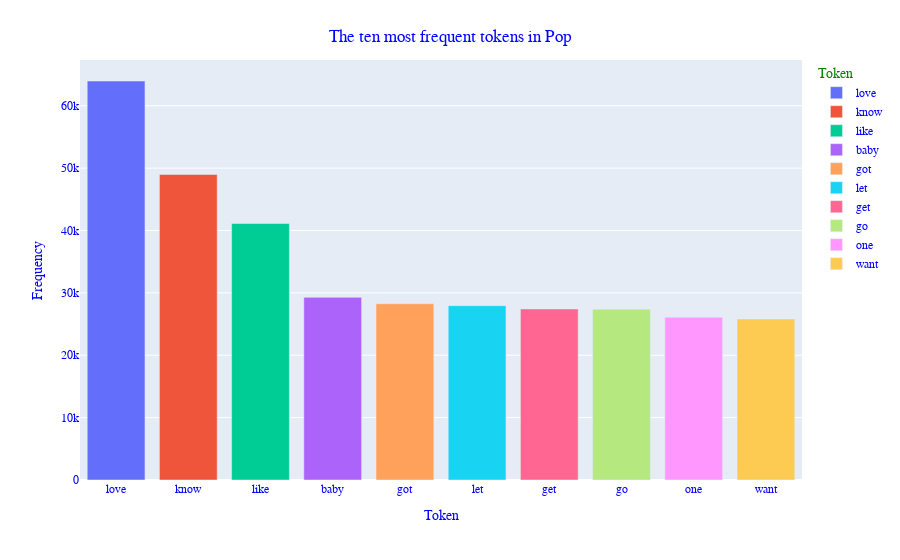
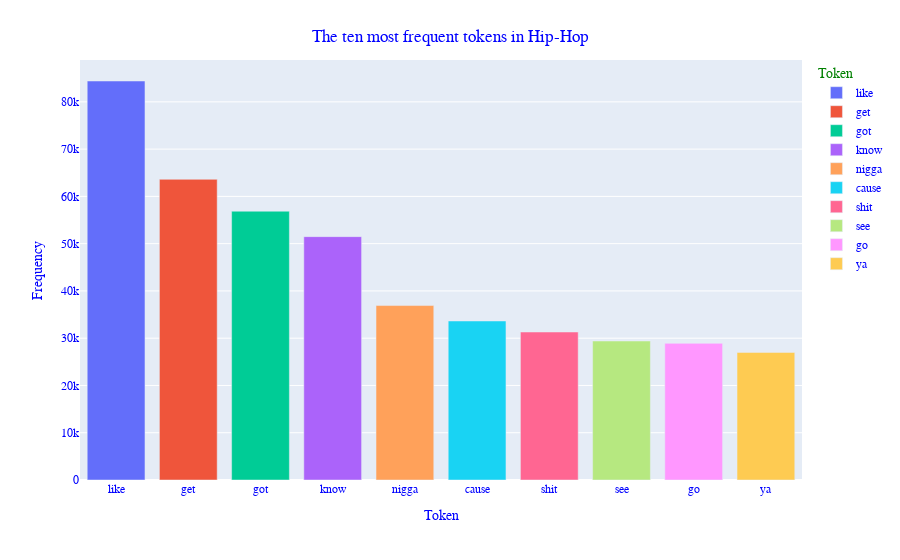
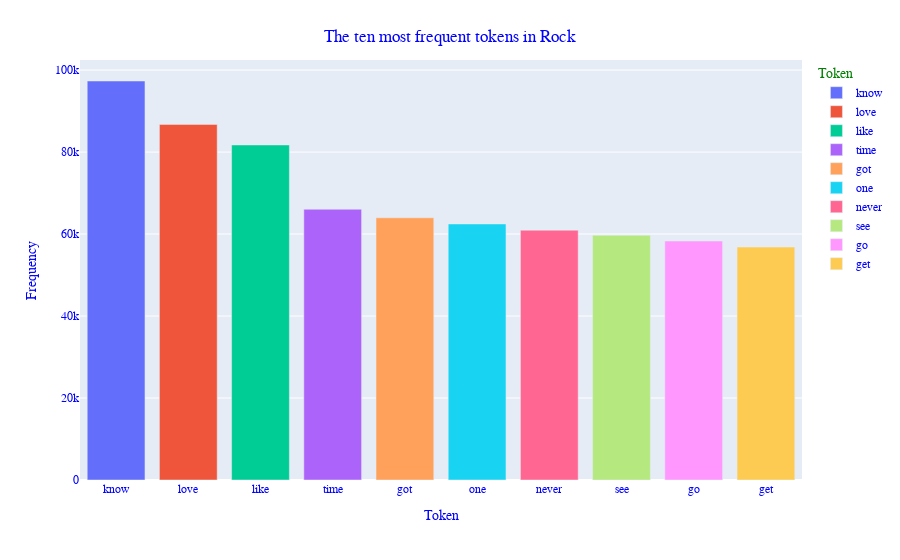
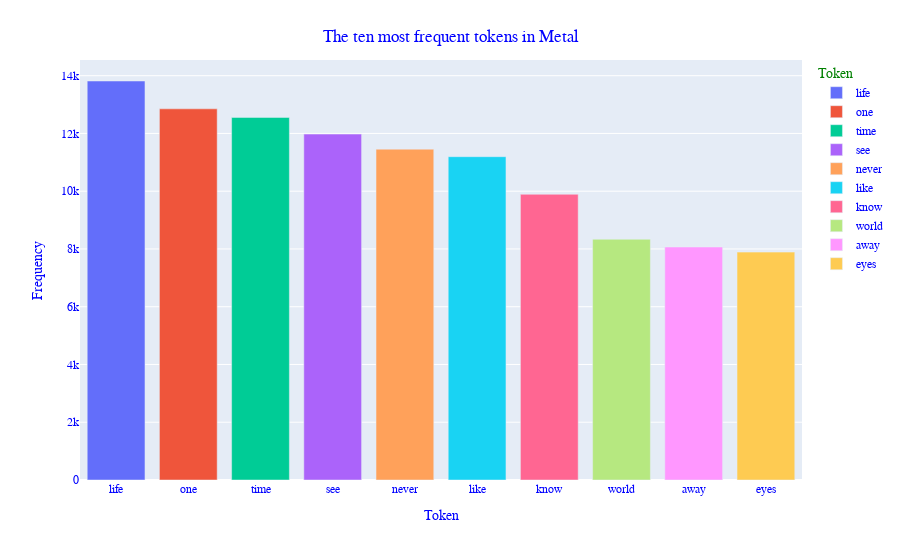

These figures' notebook cell, in order:
### Markdown cell above
3. 10 most frequent tokens

### Code cell
for genre in tokens_freq:
  best_words = sorted(tokens_freq[genre].items() ,key=lambda x: x[1], reverse=True)[:10]
  x = []
  y = []
  for tupla in best_words:
    x.append(tupla[0])
    y.append(tupla[1])
  crea_grafico(x, y, f"The ten most frequent tokens in {genre} ", "Token", "Frequency")

### Figure 1 — Plotly figure (JSON) as saved in the notebook; plotly's stock layout.template omitted (floating-point values rounded to 4 significant figures)
{"data": [{"alignmentgroup": "True", "hovertemplate": "Token=%{x}<br>Frequency=%{y}<extra></extra>", "legendgroup": "love", "marker": {"color": "#636efa", "pattern": {"shape": ""}}, "name": "love", "offsetgroup": "love", "orientation": "v", "showlegend": true, "textposition": "auto", "type": "bar", "x": ["love"], "xaxis": "x", "y": [63965], "yaxis": "y"}, {"alignmentgroup": "True", "hovertemplate": "Token=%{x}<br>Frequency=%{y}<extra></extra>", "legendgroup": "know", "marker": {"color": "#EF553B", "pattern": {"shape": ""}}, "name": "know", "offsetgroup": "know", "orientation": "v", "showlegend": true, "textposition": "auto", "type": "bar", "x": ["know"], "xaxis": "x", "y": [48978], "yaxis": "y"}, {"alignmentgroup": "True", "hovertemplate": "Token=%{x}<br>Frequency=%{y}<extra></extra>", "legendgroup": "like", "marker": {"color": "#00cc96", "pattern": {"shape": ""}}, "name": "like", "offsetgroup": "like", "orientation": "v", "showlegend": true, "textposition": "auto", "type": "bar", "x": ["like"], "xaxis": "x", "y": [41117], "yaxis": "y"}, {"alignmentgroup": "True", "hovertemplate": "Token=%{x}<br>Frequency=%{y}<extra></extra>", "legendgroup": "baby", "marker": {"color": "#ab63fa", "pattern": {"shape": ""}}, "name": "baby", "offsetgroup": "baby", "orientation": "v", "showlegend": true, "textposition": "auto", "type": "bar", "x": ["baby"], "xaxis": "x", "y": [29286], "yaxis": "y"}, {"alignmentgroup": "True", "hovertemplate": "Token=%{x}<br>Frequency=%{y}<extra></extra>", "legendgroup": "got", "marker": {"color": "#FFA15A", "pattern": {"shape": ""}}, "name": "got", "offsetgroup": "got", "orientation": "v", "showlegend": true, "textposition": "auto", "type": "bar", "x": ["got"], "xaxis": "x", "y": [28254], "yaxis": "y"}, {"alignmentgroup": "True", "hovertemplate": "Token=%{x}<br>Frequency=%{y}<extra></extra>", "legendgroup": "let", "marker": {"color": "#19d3f3", "pattern": {"shape": ""}}, "name": "let", "offsetgroup": "let", "orientation": "v", "showlegend": true, "textposition": "auto", "type": "bar", "x": ["let"], "xaxis": "x", "y": [27949], "yaxis": "y"}, {"alignmentgroup": "True", "hovertemplate": "Token=%{x}<br>Frequency=%{y}<extra></extra>", "legendgroup": "get", "marker": {"color": "#FF6692", "pattern": {"shape": ""}}, "name": "get", "offsetgroup": "get", "orientation": "v", "showlegend": true, "textposition": "auto", "type": "bar", "x": ["get"], "xaxis": "x", "y": [27424], "yaxis": "y"}, {"alignmentgroup": "True", "hovertemplate": "Token=%{x}<br>Frequency=%{y}<extra></extra>", "legendgroup": "go", "marker": {"color": "#B6E880", "pattern": {"shape": ""}}, "name": "go", "offsetgroup": "go", "orientation": "v", "showlegend": true, "textposition": "auto", "type": "bar", "x": ["go"], "xaxis": "x", "y": [27387], "yaxis": "y"}, {"alignmentgroup": "True", "hovertemplate": "Token=%{x}<br>Frequency=%{y}<extra></extra>", "legendgroup": "one", "marker": {"color": "#FF97FF", "pattern": {"shape": ""}}, "name": "one", "offsetgroup": "one", "orientation": "v", "showlegend": true, "textposition": "auto", "type": "bar", "x": ["one"], "xaxis": "x", "y": [26081], "yaxis": "y"}, {"alignmentgroup": "True", "hovertemplate": "Token=%{x}<br>Frequency=%{y}<extra></extra>", "legendgroup": "want", "marker": {"color": "#FECB52", "pattern": {"shape": ""}}, "name": "want", "offsetgroup": "want", "orientation": "v", "showlegend": true, "textposition": "auto", "type": "bar", "x": ["want"], "xaxis": "x", "y": [25821], "yaxis": "y"}], "layout": {"barmode": "relative", "font": {"color": "blue", "family": "Courier New"}, "legend": {"title": {"font": {"color": "green"}, "text": "Token"}, "tracegroupgap": 0}, "margin": {"t": 60}, "title": {"font": {"color": "blue"}, "text": "The ten most frequent tokens in Pop ", "x": 0.5, "xanchor": "center", "yanchor": "top"}, "xaxis": {"anchor": "y", "categoryarray": ["love", "know", "like", "baby", "got", "let", "get", "go", "one", "want"], "categoryorder": "array", "domain": [0, 1], "title": {"text": "Token"}}, "yaxis": {"anchor": "x", "domain": [0, 1], "title": {"text": "Frequency"}}}}

### Figure 2 — Plotly figure (JSON) as saved in the notebook; plotly's stock layout.template omitted (floating-point values rounded to 4 significant figures)
{"data": [{"alignmentgroup": "True", "hovertemplate": "Token=%{x}<br>Frequency=%{y}<extra></extra>", "legendgroup": "like", "marker": {"color": "#636efa", "pattern": {"shape": ""}}, "name": "like", "offsetgroup": "like", "orientation": "v", "showlegend": true, "textposition": "auto", "type": "bar", "x": ["like"], "xaxis": "x", "y": [84410], "yaxis": "y"}, {"alignmentgroup": "True", "hovertemplate": "Token=%{x}<br>Frequency=%{y}<extra></extra>", "legendgroup": "get", "marker": {"color": "#EF553B", "pattern": {"shape": ""}}, "name": "get", "offsetgroup": "get", "orientation": "v", "showlegend": true, "textposition": "auto", "type": "bar", "x": ["get"], "xaxis": "x", "y": [63610], "yaxis": "y"}, {"alignmentgroup": "True", "hovertemplate": "Token=%{x}<br>Frequency=%{y}<extra></extra>", "legendgroup": "got", "marker": {"color": "#00cc96", "pattern": {"shape": ""}}, "name": "got", "offsetgroup": "got", "orientation": "v", "showlegend": true, "textposition": "auto", "type": "bar", "x": ["got"], "xaxis": "x", "y": [56867], "yaxis": "y"}, {"alignmentgroup": "True", "hovertemplate": "Token=%{x}<br>Frequency=%{y}<extra></extra>", "legendgroup": "know", "marker": {"color": "#ab63fa", "pattern": {"shape": ""}}, "name": "know", "offsetgroup": "know", "orientation": "v", "showlegend": true, "textposition": "auto", "type": "bar", "x": ["know"], "xaxis": "x", "y": [51485], "yaxis": "y"}, {"alignmentgroup": "True", "hovertemplate": "Token=%{x}<br>Frequency=%{y}<extra></extra>", "legendgroup": "nigga", "marker": {"color": "#FFA15A", "pattern": {"shape": ""}}, "name": "nigga", "offsetgroup": "nigga", "orientation": "v", "showlegend": true, "textposition": "auto", "type": "bar", "x": ["nigga"], "xaxis": "x", "y": [36906], "yaxis": "y"}, {"alignmentgroup": "True", "hovertemplate": "Token=%{x}<br>Frequency=%{y}<extra></extra>", "legendgroup": "cause", "marker": {"color": "#19d3f3", "pattern": {"shape": ""}}, "name": "cause", "offsetgroup": "cause", "orientation": "v", "showlegend": true, "textposition": "auto", "type": "bar", "x": ["cause"], "xaxis": "x", "y": [33640], "yaxis": "y"}, {"alignmentgroup": "True", "hovertemplate": "Token=%{x}<br>Frequency=%{y}<extra></extra>", "legendgroup": "shit", "marker": {"color": "#FF6692", "pattern": {"shape": ""}}, "name": "shit", "offsetgroup": "shit", "orientation": "v", "showlegend": true, "textposition": "auto", "type": "bar", "x": ["shit"], "xaxis": "x", "y": [31311], "yaxis": "y"}, {"alignmentgroup": "True", "hovertemplate": "Token=%{x}<br>Frequency=%{y}<extra></extra>", "legendgroup": "see", "marker": {"color": "#B6E880", "pattern": {"shape": ""}}, "name": "see", "offsetgroup": "see", "orientation": "v", "showlegend": true, "textposition": "auto", "type": "bar", "x": ["see"], "xaxis": "x", "y": [29403], "yaxis": "y"}, {"alignmentgroup": "True", "hovertemplate": "Token=%{x}<br>Frequency=%{y}<extra></extra>", "legendgroup": "go", "marker": {"color": "#FF97FF", "pattern": {"shape": ""}}, "name": "go", "offsetgroup": "go", "orientation": "v", "showlegend": true, "textposition": "auto", "type": "bar", "x": ["go"], "xaxis": "x", "y": [28904], "yaxis": "y"}, {"alignmentgroup": "True", "hovertemplate": "Token=%{x}<br>Frequency=%{y}<extra></extra>", "legendgroup": "ya", "marker": {"color": "#FECB52", "pattern": {"shape": ""}}, "name": "ya", "offsetgroup": "ya", "orientation": "v", "showlegend": true, "textposition": "auto", "type": "bar", "x": ["ya"], "xaxis": "x", "y": [26997], "yaxis": "y"}], "layout": {"barmode": "relative", "font": {"color": "blue", "family": "Courier New"}, "legend": {"title": {"font": {"color": "green"}, "text": "Token"}, "tracegroupgap": 0}, "margin": {"t": 60}, "title": {"font": {"color": "blue"}, "text": "The ten most frequent tokens in Hip-Hop ", "x": 0.5, "xanchor": "center", "yanchor": "top"}, "xaxis": {"anchor": "y", "categoryarray": ["like", "get", "got", "know", "nigga", "cause", "shit", "see", "go", "ya"], "categoryorder": "array", "domain": [0, 1], "title": {"text": "Token"}}, "yaxis": {"anchor": "x", "domain": [0, 1], "title": {"text": "Frequency"}}}}

### Figure 3 — Plotly figure (JSON) as saved in the notebook; plotly's stock layout.template omitted (floating-point values rounded to 4 significant figures)
{"data": [{"alignmentgroup": "True", "hovertemplate": "Token=%{x}<br>Frequency=%{y}<extra></extra>", "legendgroup": "know", "marker": {"color": "#636efa", "pattern": {"shape": ""}}, "name": "know", "offsetgroup": "know", "orientation": "v", "showlegend": true, "textposition": "auto", "type": "bar", "x": ["know"], "xaxis": "x", "y": [97333], "yaxis": "y"}, {"alignmentgroup": "True", "hovertemplate": "Token=%{x}<br>Frequency=%{y}<extra></extra>", "legendgroup": "love", "marker": {"color": "#EF553B", "pattern": {"shape": ""}}, "name": "love", "offsetgroup": "love", "orientation": "v", "showlegend": true, "textposition": "auto", "type": "bar", "x": ["love"], "xaxis": "x", "y": [86752], "yaxis": "y"}, {"alignmentgroup": "True", "hovertemplate": "Token=%{x}<br>Frequency=%{y}<extra></extra>", "legendgroup": "like", "marker": {"color": "#00cc96", "pattern": {"shape": ""}}, "name": "like", "offsetgroup": "like", "orientation": "v", "showlegend": true, "textposition": "auto", "type": "bar", "x": ["like"], "xaxis": "x", "y": [81725], "yaxis": "y"}, {"alignmentgroup": "True", "hovertemplate": "Token=%{x}<br>Frequency=%{y}<extra></extra>", "legendgroup": "time", "marker": {"color": "#ab63fa", "pattern": {"shape": ""}}, "name": "time", "offsetgroup": "time", "orientation": "v", "showlegend": true, "textposition": "auto", "type": "bar", "x": ["time"], "xaxis": "x", "y": [66048], "yaxis": "y"}, {"alignmentgroup": "True", "hovertemplate": "Token=%{x}<br>Frequency=%{y}<extra></extra>", "legendgroup": "got", "marker": {"color": "#FFA15A", "pattern": {"shape": ""}}, "name": "got", "offsetgroup": "got", "orientation": "v", "showlegend": true, "textposition": "auto", "type": "bar", "x": ["got"], "xaxis": "x", "y": [63961], "yaxis": "y"}, {"alignmentgroup": "True", "hovertemplate": "Token=%{x}<br>Frequency=%{y}<extra></extra>", "legendgroup": "one", "marker": {"color": "#19d3f3", "pattern": {"shape": ""}}, "name": "one", "offsetgroup": "one", "orientation": "v", "showlegend": true, "textposition": "auto", "type": "bar", "x": ["one"], "xaxis": "x", "y": [62464], "yaxis": "y"}, {"alignmentgroup": "True", "hovertemplate": "Token=%{x}<br>Frequency=%{y}<extra></extra>", "legendgroup": "never", "marker": {"color": "#FF6692", "pattern": {"shape": ""}}, "name": "never", "offsetgroup": "never", "orientation": "v", "showlegend": true, "textposition": "auto", "type": "bar", "x": ["never"], "xaxis": "x", "y": [60948], "yaxis": "y"}, {"alignmentgroup": "True", "hovertemplate": "Token=%{x}<br>Frequency=%{y}<extra></extra>", "legendgroup": "see", "marker": {"color": "#B6E880", "pattern": {"shape": ""}}, "name": "see", "offsetgroup": "see", "orientation": "v", "showlegend": true, "textposition": "auto", "type": "bar", "x": ["see"], "xaxis": "x", "y": [59707], "yaxis": "y"}, {"alignmentgroup": "True", "hovertemplate": "Token=%{x}<br>Frequency=%{y}<extra></extra>", "legendgroup": "go", "marker": {"color": "#FF97FF", "pattern": {"shape": ""}}, "name": "go", "offsetgroup": "go", "orientation": "v", "showlegend": true, "textposition": "auto", "type": "bar", "x": ["go"], "xaxis": "x", "y": [58291], "yaxis": "y"}, {"alignmentgroup": "True", "hovertemplate": "Token=%{x}<br>Frequency=%{y}<extra></extra>", "legendgroup": "get", "marker": {"color": "#FECB52", "pattern": {"shape": ""}}, "name": "get", "offsetgroup": "get", "orientation": "v", "showlegend": true, "textposition": "auto", "type": "bar", "x": ["get"], "xaxis": "x", "y": [56836], "yaxis": "y"}], "layout": {"barmode": "relative", "font": {"color": "blue", "family": "Courier New"}, "legend": {"title": {"font": {"color": "green"}, "text": "Token"}, "tracegroupgap": 0}, "margin": {"t": 60}, "title": {"font": {"color": "blue"}, "text": "The ten most frequent tokens in Rock ", "x": 0.5, "xanchor": "center", "yanchor": "top"}, "xaxis": {"anchor": "y", "categoryarray": ["know", "love", "like", "time", "got", "one", "never", "see", "go", "get"], "categoryorder": "array", "domain": [0, 1], "title": {"text": "Token"}}, "yaxis": {"anchor": "x", "domain": [0, 1], "title": {"text": "Frequency"}}}}

### Figure 4 — Plotly figure (JSON) as saved in the notebook; plotly's stock layout.template omitted (floating-point values rounded to 4 significant figures)
{"data": [{"alignmentgroup": "True", "hovertemplate": "Token=%{x}<br>Frequency=%{y}<extra></extra>", "legendgroup": "life", "marker": {"color": "#636efa", "pattern": {"shape": ""}}, "name": "life", "offsetgroup": "life", "orientation": "v", "showlegend": true, "textposition": "auto", "type": "bar", "x": ["life"], "xaxis": "x", "y": [13816], "yaxis": "y"}, {"alignmentgroup": "True", "hovertemplate": "Token=%{x}<br>Frequency=%{y}<extra></extra>", "legendgroup": "one", "marker": {"color": "#EF553B", "pattern": {"shape": ""}}, "name": "one", "offsetgroup": "one", "orientation": "v", "showlegend": true, "textposition": "auto", "type": "bar", "x": ["one"], "xaxis": "x", "y": [12852], "yaxis": "y"}, {"alignmentgroup": "True", "hovertemplate": "Token=%{x}<br>Frequency=%{y}<extra></extra>", "legendgroup": "time", "marker": {"color": "#00cc96", "pattern": {"shape": ""}}, "name": "time", "offsetgroup": "time", "orientation": "v", "showlegend": true, "textposition": "auto", "type": "bar", "x": ["time"], "xaxis": "x", "y": [12555], "yaxis": "y"}, {"alignmentgroup": "True", "hovertemplate": "Token=%{x}<br>Frequency=%{y}<extra></extra>", "legendgroup": "see", "marker": {"color": "#ab63fa", "pattern": {"shape": ""}}, "name": "see", "offsetgroup": "see", "orientation": "v", "showlegend": true, "textposition": "auto", "type": "bar", "x": ["see"], "xaxis": "x", "y": [11978], "yaxis": "y"}, {"alignmentgroup": "True", "hovertemplate": "Token=%{x}<br>Frequency=%{y}<extra></extra>", "legendgroup": "never", "marker": {"color": "#FFA15A", "pattern": {"shape": ""}}, "name": "never", "offsetgroup": "never", "orientation": "v", "showlegend": true, "textposition": "auto", "type": "bar", "x": ["never"], "xaxis": "x", "y": [11456], "yaxis": "y"}, {"alignmentgroup": "True", "hovertemplate": "Token=%{x}<br>Frequency=%{y}<extra></extra>", "legendgroup": "like", "marker": {"color": "#19d3f3", "pattern": {"shape": ""}}, "name": "like", "offsetgroup": "like", "orientation": "v", "showlegend": true, "textposition": "auto", "type": "bar", "x": ["like"], "xaxis": "x", "y": [11195], "yaxis": "y"}, {"alignmentgroup": "True", "hovertemplate": "Token=%{x}<br>Frequency=%{y}<extra></extra>", "legendgroup": "know", "marker": {"color": "#FF6692", "pattern": {"shape": ""}}, "name": "know", "offsetgroup": "know", "orientation": "v", "showlegend": true, "textposition": "auto", "type": "bar", "x": ["know"], "xaxis": "x", "y": [9893], "yaxis": "y"}, {"alignmentgroup": "True", "hovertemplate": "Token=%{x}<br>Frequency=%{y}<extra></extra>", "legendgroup": "world", "marker": {"color": "#B6E880", "pattern": {"shape": ""}}, "name": "world", "offsetgroup": "world", "orientation": "v", "showlegend": true, "textposition": "auto", "type": "bar", "x": ["world"], "xaxis": "x", "y": [8336], "yaxis": "y"}, {"alignmentgroup": "True", "hovertemplate": "Token=%{x}<br>Frequency=%{y}<extra></extra>", "legendgroup": "away", "marker": {"color": "#FF97FF", "pattern": {"shape": ""}}, "name": "away", "offsetgroup": "away", "orientation": "v", "showlegend": true, "textposition": "auto", "type": "bar", "x": ["away"], "xaxis": "x", "y": [8068], "yaxis": "y"}, {"alignmentgroup": "True", "hovertemplate": "Token=%{x}<br>Frequency=%{y}<extra></extra>", "legendgroup": "eyes", "marker": {"color": "#FECB52", "pattern": {"shape": ""}}, "name": "eyes", "offsetgroup": "eyes", "orientation": "v", "showlegend": true, "textposition": "auto", "type": "bar", "x": ["eyes"], "xaxis": "x", "y": [7891], "yaxis": "y"}], "layout": {"barmode": "relative", "font": {"color": "blue", "family": "Courier New"}, "legend": {"title": {"font": {"color": "green"}, "text": "Token"}, "tracegroupgap": 0}, "margin": {"t": 60}, "title": {"font": {"color": "blue"}, "text": "The ten most frequent tokens in Metal ", "x": 0.5, "xanchor": "center", "yanchor": "top"}, "xaxis": {"anchor": "y", "categoryarray": ["life", "one", "time", "see", "never", "like", "know", "world", "away", "eyes"], "categoryorder": "array", "domain": [0, 1], "title": {"text": "Token"}}, "yaxis": {"anchor": "x", "domain": [0, 1], "title": {"text": "Frequency"}}}}
